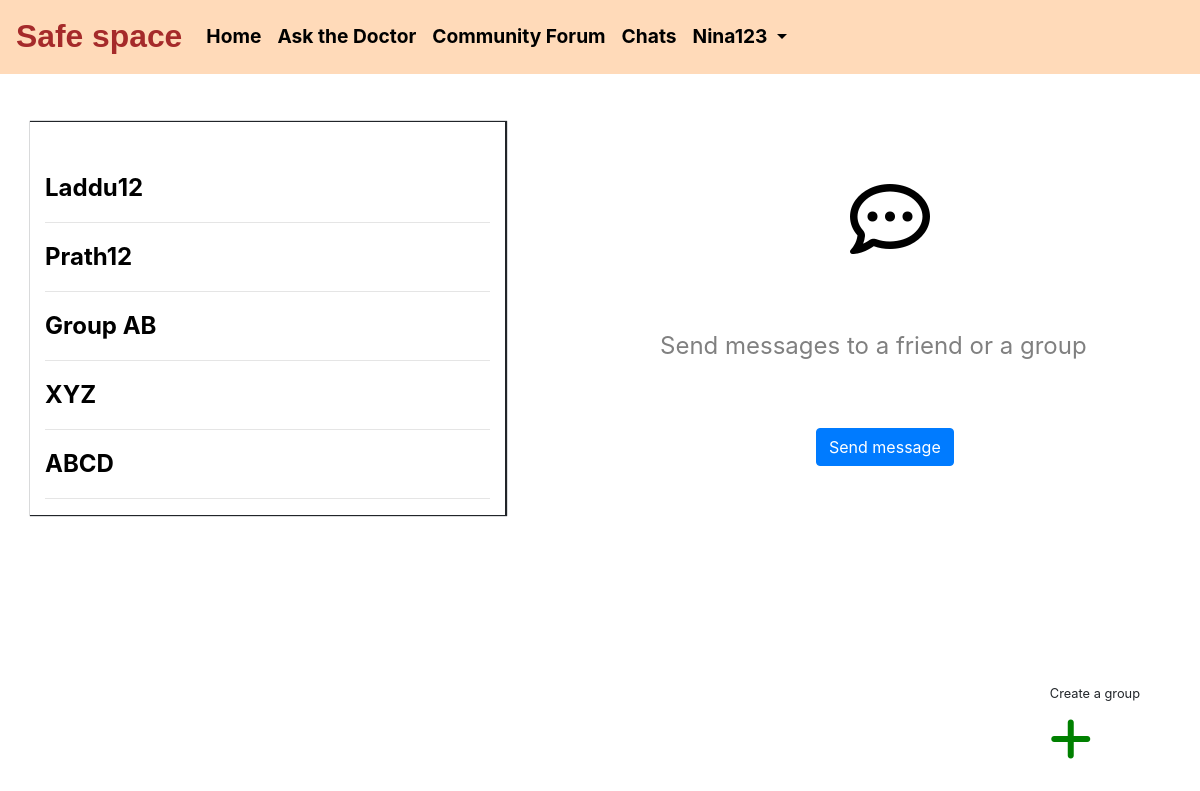
Screenshot of /private_chats/Nina123/ (signed in) with the database file from the repository.
### accounts/models.py (models this page shows, shortened)
class CustomUser(AbstractUser):
	is_normal_user=models.BooleanField(default=True)
	objects=CustomUserManager()

class Profile(models.Model):
    user = models.OneToOneField(CustomUser, on_delete=models.CASCADE,null=True)
    user_name=models.CharField(max_length=200,blank=True)
    first_name=models.CharField(max_length=100,blank=True)
    last_name=models.CharField(max_length=100,blank=True)
    email_id=models.EmailField(blank=True,null=True)
    reason = models.TextField(max_length=500, blank=True)
    location = models.CharField(max_length=30, blank=True)
    date_of_birth = models.DateField(null=True, blank=True)
    date_of_joining=models.DateTimeField(auto_now_add=True)
    superuser=models.BooleanField(default=True)
    objects=CustomUserManager()

### private_chats/models.py (models this page shows, shortened)
class PersonalMessages(models.Model):
	class Meta:
		verbose_name_plural="Personal messages"
	id=models.AutoField(primary_key=True,unique=True)
	msg_sender=models.ForeignKey(Profile,on_delete=models.CASCADE,related_name="msg_sender",blank=True,null=True)
	msg_receiver=models.ForeignKey(Profile,on_delete=models.CASCADE,related_name="msg_receiver",blank=True,null=True)
	message=models.TextField(max_length=2000)
	msg_sent_time=models.DateTimeField(auto_now_add=True)

class Group(models.Model):
	id=models.AutoField(primary_key=True,unique=True)
	name=models.CharField(max_length=50)
	admin=models.ForeignKey(Profile,on_delete=models.CASCADE,related_name="grouproom",blank=True,null=True)
	members=models.ManyToManyField(Profile,related_name='group_members')

### private_chats/views.py (the view)
# urls.py: path('<str:username>/',views.chat_room,name="chatroom"),
@login_required
def chat_room(request,*args, **kwargs):
    user=get_object_or_404(Profile,user_name=kwargs['username'])
    contacts=PersonalMessages.objects.filter(msg_sender=request.user.profile.id)
    msgs_received=PersonalMessages.objects.filter(msg_receiver=request.user.profile.id)
    my_groups=Group.objects.filter(admin=request.user.profile.id)
    groups=Group.objects.filter(members=request.user.profile.id)
    context={
        'user':user,
        'contacts':contacts,
        'my_groups':my_groups,
        'groups':groups,
        'msgs_received':msgs_received
    }
    return render(request, "private_chats/private_chatroom.html",context)

### private_chats/templates/private_chats/private_chatroom.html (shortened to what this page needs)
{% extends 'Ask_the_doctor/base.html' %}
{% block content %}
<br><br>
<div class="container">
	<div class="row">
			<div class="col-lg-5 col-md-5 col-xs-6"  style="box-shadow:
			 1px 0px 1px 1px;">
				<br><br>
				{% for contact in contacts %}
					{% if contact not in msgs_received%}
					{%ifchanged contact.msg_receiver%}
					<a class="conts" href="/private_chats/{{contact.msg_sender.id}}/chat/{{contact.msg_receiver.id}}/"><p>{{contact.msg_receiver.user_name}}</p>
						<hr></a>
					{%endifchanged%}
					{%endif%}
				{% endfor %}
				{% for mesg in msgs_received %}
				{%ifchanged mesg.msg_receiver%}
				<a class="conts" href="/private_chats/{{user.id}}/chat/{{mesg.msg_sender.id}}/"><p>
				{{mesg.msg_sender.user_name}}</p></a><hr>
				{% endifchanged %}
			{% endfor %}
				{%for grp in my_groups %}
					<a class="conts"href="/private_chats/{{user.user_name}}/groupchat/{{grp.id}}/">{{grp.name}}</a><br><hr>
				{% endfor %}
			</div>
			<div class="col-lg-6 col-md-6 col-xs-12 offset-lg-6" id="Box">
				<div class="col-lg-6 col-md-6 col-xs-12 offset-lg-4">
					<span style="font-size: 5rem;color:black;"><i class="far fa-comment-dots"></i></span><br><br><br>
				</div>
				<div class="col-lg-12 col-md-12">
					<p style="color: grey;font-size: 1.5rem;">Send messages to a friend or a group</p><br><br>
					<a href="/private_chats/{{user.user_name}}/new/" class="btn btn-primary" style="position: absolute;left: 30%" onclick="on()" >Send message</a>
				</div>
			</div>
	</div>
</div>
<div class="addButton">
	<small>Create a group</small><br>
	<a href="/private_chats/{{user.user_name}}/create_group/" class="newGroup"><i class="fa fa-plus" aria-hidden="true"></i></a>
</div>
{% endblock %}

### Ask_the_doctor/templates/Ask_the_doctor/base.html (shortened to what this page needs)
{% load static %}
<!DOCTYPE html>
<html lang="en">
  <head>
    <link rel="stylesheet" href="https://cdn.jsdelivr.net/npm/bootstrap@4.5.3/dist/css/bootstrap.min.css">
  </head>
  <body>
    <header>
      <nav class="navbar navbar-expand-lg fixed-top sticky-top nav-styles">
      <a class="navbar-brand" href="#" style="font-size: 1.99rem;font-weight: bolder;color:#A52A2A;font-family: Comic Sans MS, cursive, sans-serif;">Safe space</a>
      <div class="collapse navbar-collapse list-styles" id="navbarSupportedContent">
        <ul class="navbar-nav mr-auto">
          <li class="nav-item active">
            <a class="nav-link" href="/accounts/home/">Home <span class="sr-only">(current)</span></a>
          </li>
          {% if request.user.is_authenticated %}
            <li class="nav-item">
              <a class="nav-link" href="/ask_the_doctor/">Ask the Doctor</a>
            </li>
          {% else %}
            <span data-toggle="tooltip" data-placement="bottom" title="Please login first">
            <li class="nav-item">
            <a class="nav-link disabled" href="#" tabindex="-1" aria-disabled="true" style="">Ask the Doctor</a>
            </li>
          </span>
          {% endif %}
          <li class="nav-item">
            <a class="nav-link" href="/community_forum/">Community Forum</a>
          </li>
          {% if request.user.is_authenticated %}
            <li class="nav-item">
              <a class="nav-link" href="/private_chats/{{request.user.username}}/">Chats</a>
            </li>
          {% else %}
            <span data-toggle="tooltip" data-placement="bottom" title="Please login first">
            <li class="nav-item">
              <a class="nav-link disabled" href="#" tabindex="-1" aria-disabled="true" style="">Chats</a>
            </li>
          </span>
          {% endif %}
          {% if request.user.is_authenticated %}
            <li class="nav-item dropdown">
              <a class="nav-link dropdown-toggle" href="#" id="navbarDropdown" role="button" data-toggle="dropdown" aria-haspopup="true" aria-expanded="false">
                {{request.user.username}}
              </a>
            </li>
          {% else %}
            <li class="nav-item">
              <a class="nav-link btn" href="/accounts/login/" style="background-color:#D2691E;color:white !important;height: 2.5rem;width: 6rem;">Login</a>
            </li>
          {% endif %}
        </ul>
      </div>
    </nav>
  </header>
    <main>
      {% block content %}
      {% endblock %}
    </main>
  </body>
</html>

### Ask_the_doctor/templates/Ask_the_doctor/base.html (style rules this page uses)
.nav-styles { background-color: #FFDAB9; }
.list-styles { color:black; font-size: 1.2rem; font-weight: bold; }
.nav-item a { color: #000000 !important; }

### private_chats/templates/private_chats/private_chatroom.html (style rules this page uses)
#Box { position: absolute; top:20%; }
.addButton { position: absolute; right:5%; top: 85%; }
.newGroup { font-size: 3rem; color: green; right: 3%; }
a.conts { color: black; font-weight: bolder; font-size: 1.5rem; text-decoration: none; }

### rows the page displays
CustomUser: user.username "Nina123"
PersonalMessages: msg_receiver.user_name "Laddu12"
PersonalMessages: msg_sender.user_name "Prath12"
Group: name "Group AB"
Group: name "XYZ"
Group: name "ABCD"
